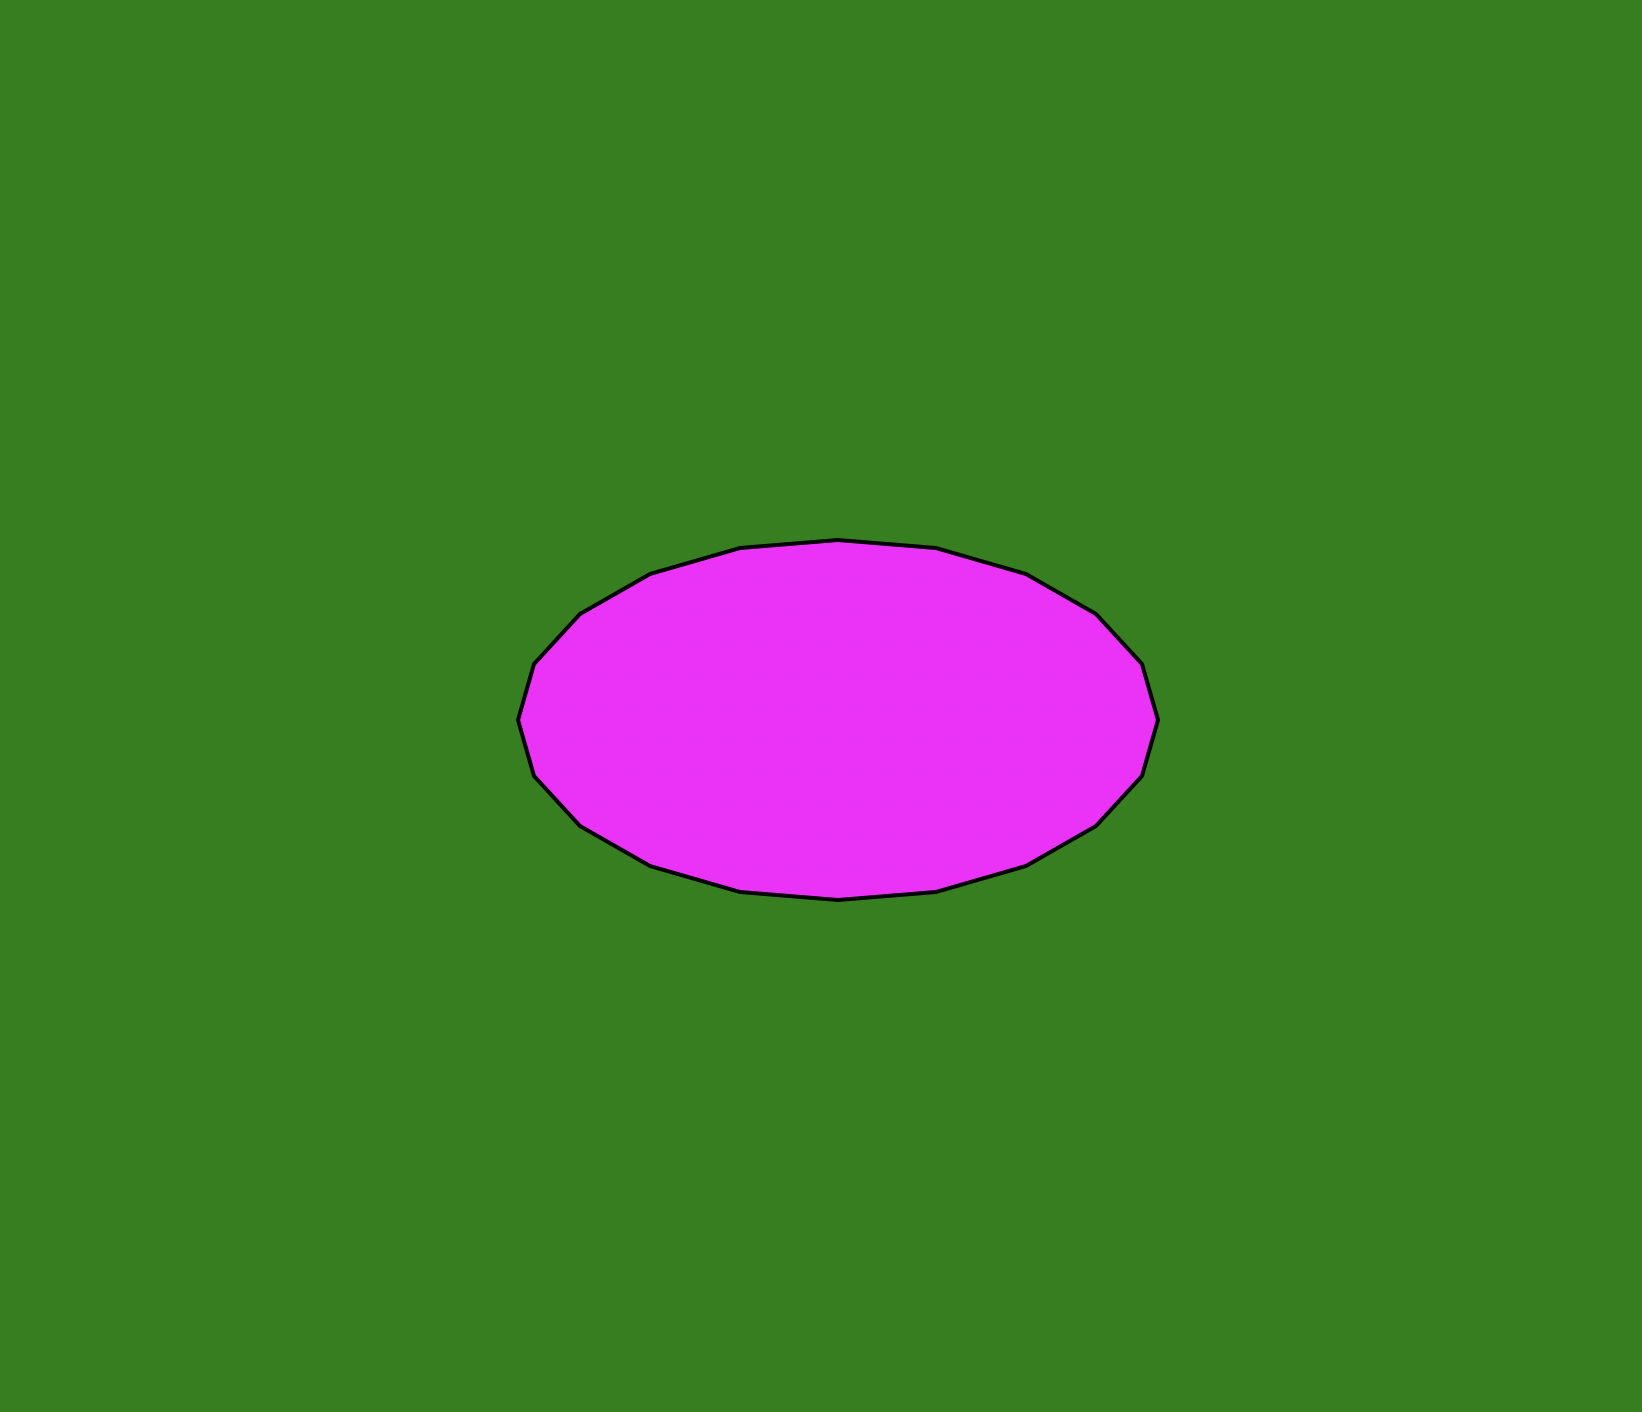

Here is the Python script that generated this plot:
# Ellipse (타원-2)
# python src/turtle/ellipse-2.py
from turtle import *

bgcolor("green")
fillcolor("magenta")

shape("circle")
shapesize(9, 16, 2) # 너비(stretch_width), 길이(stretch_length), 외곽선(outline)

done()
